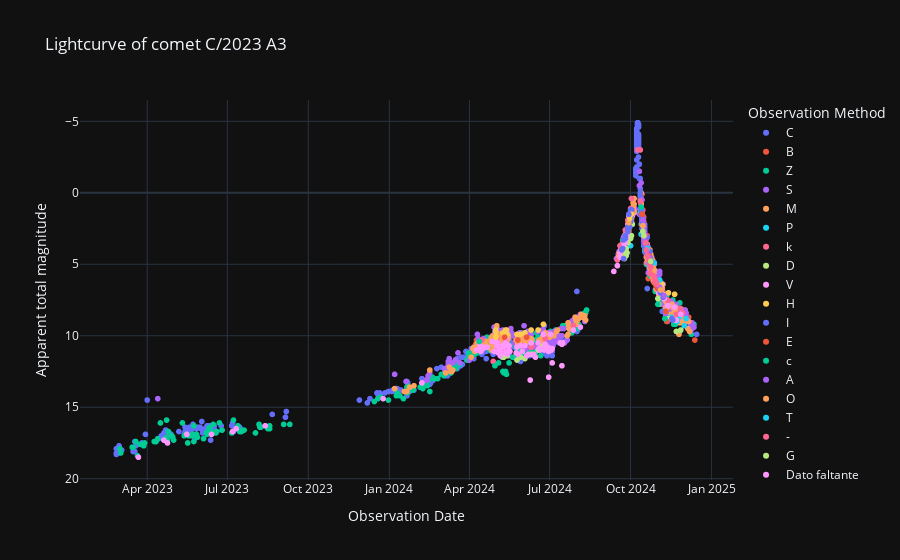

The code cell stored with this chart in its notebook:
### Code cell
# Curva de luz cruda.
labels = {'obs_date':'Observation Date','magnitude':'Apparent total magnitude', 'obs_method_key' : 'Observation Method'}
fig = px.scatter(curva_de_luz_cruda_df, x='obs_date', y='magnitude', color='obs_method_key', template= 'plotly_dark', labels= labels, title= f'Lightcurve of comet {nombre_cometa}')
fig.update_yaxes(autorange="reversed")
fig.show()

### Figure 1 — Plotly figure (JSON) as saved in the notebook; plotly's stock layout.template omitted (floating-point values rounded to 4 significant figures; data arrays with more than 128 entries replaced by an {"elided": "..."} marker saying what was removed)
{"data": [{"hovertemplate": "Observation Method=C<br>Observation Date=%{x}<br>Apparent total magnitude=%{y}<extra></extra>", "legendgroup": "C", "marker": {"color": "#636efa", "symbol": "circle"}, "mode": "markers", "name": "C", "showlegend": true, "type": "scattergl", "x": {"elided": "583 str values"}, "xaxis": "x", "y": {"elided": "583 float values"}, "yaxis": "y"}, {"hovertemplate": "Observation Method=B<br>Observation Date=%{x}<br>Apparent total magnitude=%{y}<extra></extra>", "legendgroup": "B", "marker": {"color": "#EF553B", "symbol": "circle"}, "mode": "markers", "name": "B", "showlegend": true, "type": "scattergl", "x": {"elided": "157 str values"}, "xaxis": "x", "y": {"elided": "157 float values"}, "yaxis": "y"}, {"hovertemplate": "Observation Method=Z<br>Observation Date=%{x}<br>Apparent total magnitude=%{y}<extra></extra>", "legendgroup": "Z", "marker": {"color": "#00cc96", "symbol": "circle"}, "mode": "markers", "name": "Z", "showlegend": true, "type": "scattergl", "x": {"elided": "347 str values"}, "xaxis": "x", "y": {"elided": "347 float values"}, "yaxis": "y"}, {"hovertemplate": "Observation Method=S<br>Observation Date=%{x}<br>Apparent total magnitude=%{y}<extra></extra>", "legendgroup": "S", "marker": {"color": "#ab63fa", "symbol": "circle"}, "mode": "markers", "name": "S", "showlegend": true, "type": "scattergl", "x": {"elided": "424 str values"}, "xaxis": "x", "y": {"elided": "424 float values"}, "yaxis": "y"}, {"hovertemplate": "Observation Method=M<br>Observation Date=%{x}<br>Apparent total magnitude=%{y}<extra></extra>", "legendgroup": "M", "marker": {"color": "#FFA15A", "symbol": "circle"}, "mode": "markers", "name": "M", "showlegend": true, "type": "scattergl", "x": {"elided": "516 str values"}, "xaxis": "x", "y": {"elided": "516 float values"}, "yaxis": "y"}, {"hovertemplate": "Observation Method=P<br>Observation Date=%{x}<br>Apparent total magnitude=%{y}<extra></extra>", "legendgroup": "P", "marker": {"color": "#19d3f3", "symbol": "circle"}, "mode": "markers", "name": "P", "showlegend": true, "type": "scattergl", "x": ["2024-12-03T00:00:00", "2024-12-01T00:00:00", "2024-11-25T00:00:00", "2024-11-23T00:00:00", "2024-11-21T00:00:00", "2024-11-16T00:00:00", "2024-10-28T00:00:00", "2024-10-22T00:00:00", "2024-10-20T00:00:00", "2024-10-16T00:00:00", "2024-10-16T00:00:00", "2024-10-15T00:00:00", "2024-10-14T00:00:00", "2024-10-14T00:00:00", "2024-10-13T00:00:00", "2024-10-13T00:00:00", "2024-10-12T00:00:00", "2024-10-01T00:00:00"], "xaxis": "x", "y": [8.8, 9.3, 8.7, 9, 8.9, 8.7, 4.9, 4.2, 4.2, 3.7, 3.2, 2.6, 2.2, 1.8, 2.9, 1, 1.3, 3.7], "yaxis": "y"}, {"hovertemplate": "Observation Method=k<br>Observation Date=%{x}<br>Apparent total magnitude=%{y}<extra></extra>", "legendgroup": "k", "marker": {"color": "#FF6692", "symbol": "circle"}, "mode": "markers", "name": "k", "showlegend": true, "type": "scattergl", "x": ["2024-11-29T00:00:00", "2024-11-28T00:00:00", "2024-11-27T00:00:00", "2024-11-22T00:00:00", "2024-11-12T00:00:00", "2024-11-01T00:00:00", "2024-10-28T00:00:00", "2024-10-24T00:00:00", "2024-10-23T00:00:00", "2024-10-20T00:00:00", "2024-10-19T00:00:00", "2024-10-03T00:00:00", "2024-10-02T00:00:00", "2024-10-01T00:00:00", "2024-09-29T00:00:00", "2024-09-28T00:00:00", "2024-09-27T00:00:00", "2024-09-26T00:00:00", "2024-09-26T00:00:00", "2024-09-25T00:00:00", "2024-09-25T00:00:00", "2024-09-25T00:00:00", "2024-09-24T00:00:00", "2024-09-21T00:00:00", "2024-09-19T00:00:00", "2024-09-19T00:00:00", "2024-09-16T00:00:00", "2024-07-28T00:00:00", "2024-06-26T00:00:00", "2024-06-11T00:00:00", "2024-06-10T00:00:00", "2024-05-31T00:00:00", "2024-05-13T00:00:00", "2024-05-13T00:00:00", "2024-05-13T00:00:00", "2024-05-12T00:00:00", "2024-05-12T00:00:00", "2024-05-12T00:00:00", "2024-05-12T00:00:00", "2024-05-07T00:00:00", "2024-05-03T00:00:00", "2024-05-02T00:00:00", "2024-05-01T00:00:00", "2024-05-01T00:00:00", "2024-04-28T00:00:00", "2024-04-15T00:00:00"], "xaxis": "x", "y": [8.4, 8.5, 8.1, 8.5, 7.5, 6.2, 6.3, 5.7, 5.6, 4.2, 4.9, 1.2, 0.4, 1.1, 1.5, 1.9, 2.5, 2.6, 2.7, 3.1, 3.1, 2.6, 3.2, 3.6, 4.1, 3.7, 4.7, 9.3, 10.2, 10.7, 10.8, 10.7, 10.9, 9.6, 9.8, 10, 10.2, 10.2, 10.4, 10.9, 10.8, 10.2, 9.9, 10.1, 11.8, 10.3], "yaxis": "y"}, {"hovertemplate": "Observation Method=D<br>Observation Date=%{x}<br>Apparent total magnitude=%{y}<extra></extra>", "legendgroup": "D", "marker": {"color": "#B6E880", "symbol": "circle"}, "mode": "markers", "name": "D", "showlegend": true, "type": "scattergl", "x": ["2024-11-27T00:00:00", "2024-11-22T00:00:00", "2024-11-20T00:00:00", "2024-11-13T00:00:00", "2024-11-02T00:00:00", "2024-11-01T00:00:00", "2024-10-03T00:00:00", "2024-10-02T00:00:00", "2024-10-01T00:00:00", "2024-09-28T00:00:00", "2024-09-27T00:00:00", "2024-09-26T00:00:00", "2024-09-26T00:00:00", "2024-09-25T00:00:00", "2024-09-25T00:00:00", "2024-09-25T00:00:00", "2024-09-24T00:00:00", "2024-06-24T00:00:00", "2024-06-18T00:00:00", "2024-06-10T00:00:00", "2024-06-03T00:00:00", "2024-05-29T00:00:00", "2024-05-25T00:00:00", "2024-05-14T00:00:00", "2024-05-13T00:00:00", "2024-05-10T00:00:00", "2024-05-09T00:00:00"], "xaxis": "x", "y": [9.6, 9.7, 8.9, 8.8, 7.8, 7.4, 2.2, 3, 3.2, 3.5, 4.2, 3.9, 4.4, 4.1, 4.4, 4.1, 4.6, 10.7, 11, 11.3, 11.6, 11.5, 11.7, 11.4, 10.6, 11.5, 11.5], "yaxis": "y"}, {"hovertemplate": "Observation Method=V<br>Observation Date=%{x}<br>Apparent total magnitude=%{y}<extra></extra>", "legendgroup": "V", "marker": {"color": "#FF97FF", "symbol": "circle"}, "mode": "markers", "name": "V", "showlegend": true, "type": "scattergl", "x": ["2024-11-27T00:00:00", "2024-11-22T00:00:00", "2024-11-20T00:00:00", "2024-11-13T00:00:00", "2024-11-12T00:00:00", "2024-11-08T00:00:00", "2024-11-06T00:00:00", "2024-11-02T00:00:00", "2024-11-01T00:00:00", "2024-10-28T00:00:00", "2024-10-20T00:00:00", "2024-10-16T00:00:00", "2024-10-15T00:00:00", "2024-10-03T00:00:00", "2024-10-02T00:00:00", "2024-10-01T00:00:00", "2024-09-30T00:00:00", "2024-09-29T00:00:00", "2024-09-28T00:00:00", "2024-09-27T00:00:00", "2024-09-26T00:00:00", "2024-09-26T00:00:00", "2024-09-25T00:00:00", "2024-09-25T00:00:00", "2024-09-25T00:00:00", "2024-09-24T00:00:00", "2024-09-21T00:00:00", "2024-09-19T00:00:00", "2024-09-19T00:00:00", "2024-09-16T00:00:00", "2024-09-12T00:00:00", "2024-08-05T00:00:00", "2024-07-28T00:00:00", "2024-07-16T00:00:00", "2024-07-15T00:00:00", "2024-07-15T00:00:00", "2024-07-13T00:00:00", "2024-07-04T00:00:00", "2024-07-04T00:00:00", "2024-07-03T00:00:00", "2024-07-02T00:00:00", "2024-07-02T00:00:00", "2024-06-30T00:00:00", "2024-06-30T00:00:00", "2024-06-29T00:00:00", "2024-06-28T00:00:00", "2024-06-26T00:00:00", "2024-06-25T00:00:00", "2024-06-24T00:00:00", "2024-06-24T00:00:00", "2024-06-23T00:00:00", "2024-06-20T00:00:00", "2024-06-19T00:00:00", "2024-06-18T00:00:00", "2024-06-15T00:00:00", "2024-06-13T00:00:00", "2024-06-10T00:00:00", "2024-06-09T00:00:00", "2024-06-07T00:00:00", "2024-06-05T00:00:00", "2024-06-03T00:00:00", "2024-05-31T00:00:00", "2024-05-29T00:00:00", "2024-05-26T00:00:00", "2024-05-25T00:00:00", "2024-05-24T00:00:00", "2024-05-17T00:00:00", "2024-05-16T00:00:00", "2024-05-16T00:00:00", "2024-05-15T00:00:00", "2024-05-14T00:00:00", "2024-05-14T00:00:00", "2024-05-13T00:00:00", "2024-05-12T00:00:00", "2024-05-11T00:00:00", "2024-05-10T00:00:00", "2024-05-10T00:00:00", "2024-05-09T00:00:00", "2024-05-07T00:00:00", "2024-05-06T00:00:00", "2024-05-05T00:00:00", "2024-05-04T00:00:00", "2024-05-03T00:00:00", "2024-05-03T00:00:00", "2024-05-02T00:00:00", "2024-05-01T00:00:00", "2024-04-29T00:00:00", "2024-04-27T00:00:00", "2024-04-21T00:00:00", "2024-04-20T00:00:00", "2024-04-17T00:00:00", "2024-04-16T00:00:00", "2024-04-15T00:00:00", "2024-04-15T00:00:00", "2024-04-14T00:00:00", "2024-04-13T00:00:00", "2024-04-13T00:00:00", "2024-04-09T00:00:00", "2024-02-07T00:00:00", "2023-12-25T00:00:00", "2023-08-13T00:00:00", "2023-07-11T00:00:00", "2023-07-07T00:00:00", "2023-06-13T00:00:00", "2023-05-16T00:00:00", "2023-04-24T00:00:00", "2023-04-20T00:00:00", "2023-03-22T00:00:00"], "xaxis": "x", "y": [8.5, 8.9, 8, 7.9, 7.9, 7.4, 7.1, 7, 6.5, 6, 4.2, 3, 2.5, 1.6, 1.2, 1.7, 1.9, 1.6, 2.2, 2.9, 3.2, 3, 3.4, 3.4, 3.2, 3.6, 4, 4.2, 4.5, 5.1, 5.5, 9.4, 9.6, 10.5, 10.6, 12.1, 10.5, 10.9, 11.9, 11, 10.9, 9.9, 11.1, 12.9, 10.8, 10.9, 10.6, 11, 10.9, 9.9, 10.9, 11, 10.9, 10.5, 11.5, 11.3, 10.5, 13.1, 11.3, 11.4, 10.7, 11.1, 10.7, 11.3, 10.8, 11.2, 11.1, 11.1, 10.7, 11.1, 10.7, 11.3, 10.1, 10.5, 11.2, 10.7, 10.8, 10.7, 11.2, 11.4, 11, 11.2, 10.5, 10.6, 10.7, 10.4, 11.1, 10.4, 10.8, 10.8, 10.8, 10.9, 10.8, 10.8, 11.1, 11, 10.7, 11, 13.3, 14.4, 16.3, 16.5, 16.7, 16.9, 16.9, 17.5, 17.3, 18.5], "yaxis": "y"}, {"hovertemplate": "Observation Method=H<br>Observation Date=%{x}<br>Apparent total magnitude=%{y}<extra></extra>", "legendgroup": "H", "marker": {"color": "#FECB52", "symbol": "circle"}, "mode": "markers", "name": "H", "showlegend": true, "type": "scattergl", "x": ["2024-11-20T00:00:00", "2024-11-13T00:00:00", "2024-11-06T00:00:00", "2024-11-02T00:00:00", "2024-06-24T00:00:00", "2024-06-18T00:00:00", "2024-06-10T00:00:00", "2024-06-03T00:00:00", "2024-05-29T00:00:00", "2024-05-25T00:00:00", "2024-05-14T00:00:00", "2024-05-13T00:00:00", "2024-05-13T00:00:00", "2024-05-12T00:00:00", "2024-05-12T00:00:00", "2024-05-10T00:00:00", "2024-05-09T00:00:00", "2024-05-01T00:00:00", "2024-05-01T00:00:00", "2024-05-01T00:00:00", "2024-05-01T00:00:00"], "xaxis": "x", "y": [7.1, 7, 6.4, 6.1, 9.2, 9.6, 9.6, 9.8, 9.9, 9.9, 9.9, 9.6, 10, 9.6, 10, 9.9, 9.8, 9.6, 10, 9.7, 10.1], "yaxis": "y"}, {"hovertemplate": "Observation Method=I<br>Observation Date=%{x}<br>Apparent total magnitude=%{y}<extra></extra>", "legendgroup": "I", "marker": {"color": "#636efa", "symbol": "circle"}, "mode": "markers", "name": "I", "showlegend": true, "type": "scattergl", "x": ["2024-11-18T00:00:00", "2024-11-17T00:00:00", "2024-11-07T00:00:00", "2024-11-04T00:00:00", "2024-11-03T00:00:00", "2024-11-01T00:00:00", "2024-10-25T00:00:00", "2024-10-23T00:00:00", "2024-10-23T00:00:00", "2024-10-23T00:00:00", "2024-10-22T00:00:00", "2024-10-22T00:00:00", "2024-10-21T00:00:00", "2024-10-20T00:00:00", "2024-10-20T00:00:00", "2024-10-20T00:00:00", "2024-10-20T00:00:00", "2024-10-20T00:00:00", "2024-10-19T00:00:00", "2024-10-19T00:00:00", "2024-10-19T00:00:00", "2024-10-18T00:00:00", "2024-10-18T00:00:00", "2024-10-18T00:00:00", "2024-10-18T00:00:00", "2024-10-17T00:00:00", "2024-10-17T00:00:00", "2024-10-17T00:00:00", "2024-10-17T00:00:00", "2024-10-17T00:00:00", "2024-10-16T00:00:00", "2024-10-16T00:00:00", "2024-10-16T00:00:00", "2024-10-16T00:00:00", "2024-10-16T00:00:00", "2024-10-16T00:00:00", "2024-10-16T00:00:00", "2024-10-16T00:00:00", "2024-10-16T00:00:00", "2024-10-16T00:00:00", "2024-10-15T00:00:00", "2024-10-15T00:00:00", "2024-10-15T00:00:00", "2024-10-15T00:00:00", "2024-10-15T00:00:00", "2024-10-15T00:00:00", "2024-10-15T00:00:00", "2024-10-15T00:00:00", "2024-10-14T00:00:00", "2024-10-14T00:00:00", "2024-10-14T00:00:00", "2024-10-14T00:00:00", "2024-10-14T00:00:00", "2024-10-14T00:00:00", "2024-10-13T00:00:00", "2024-10-13T00:00:00", "2024-10-13T00:00:00", "2024-10-13T00:00:00", "2024-10-13T00:00:00", "2024-10-13T00:00:00", "2024-10-13T00:00:00", "2024-10-13T00:00:00", "2024-10-13T00:00:00", "2024-10-13T00:00:00", "2024-10-13T00:00:00", "2024-10-13T00:00:00", "2024-10-12T00:00:00", "2024-10-12T00:00:00", "2024-10-12T00:00:00", "2024-10-12T00:00:00", "2024-10-11T00:00:00", "2024-10-11T00:00:00", "2024-10-10T00:00:00", "2024-10-08T00:00:00", "2024-10-02T00:00:00", "2024-10-02T00:00:00", "2024-10-02T00:00:00", "2024-10-02T00:00:00", "2024-10-01T00:00:00", "2024-10-01T00:00:00", "2024-10-01T00:00:00", "2024-10-01T00:00:00", "2024-10-01T00:00:00", "2024-10-01T00:00:00", "2024-10-01T00:00:00", "2024-09-30T00:00:00", "2024-09-30T00:00:00", "2024-09-30T00:00:00", "2024-09-29T00:00:00", "2024-09-29T00:00:00", "2024-09-29T00:00:00", "2024-09-29T00:00:00", "2024-09-28T00:00:00", "2024-09-28T00:00:00", "2024-09-28T00:00:00", "2024-09-28T00:00:00", "2024-09-28T00:00:00", "2024-09-25T00:00:00", "2024-09-25T00:00:00", "2024-09-25T00:00:00", "2024-09-23T00:00:00", "2024-09-23T00:00:00", "2024-09-22T00:00:00", "2024-09-21T00:00:00"], "xaxis": "x", "y": [8.9, 8.8, 7.3, 7, 6.8, 6.7, 4.8, 4.6, 4.5, 4.1, 4.7, 4.6, 4.5, 4.3, 4.2, 4.2, 4.3, 3.1, 3.6, 3.7, 4, 4.2, 3.4, 3.7, 4, 3.8, 3.7, 2.6, 3.3, 3.5, 3.6, 3.2, 2.7, 3.5, 3.1, 2.6, 3.2, 3, 3.1, 2.5, 2, 2.5, 3, 3, 2, 1.9, 2.7, 2.5, 1.6, 1.8, 2, 2, 1.9, 2.5, 1.5, 1.5, 1.2, 1, 0.5, 1, 1, 1, 0.4, 1, 1.1, 1.2, 0.3, 0, 0, 0.2, -1, -2, -2.5, -1.8, 1.6, 1.2, 1.5, 1.5, 1.2, 1.8, 2, 1.9, 2, 2, 2, 2, 2, 2.4, 2.1, 2.3, 2.3, 2.2, 2.4, 2.5, 2.7, 2.7, 2.5, 3, 3, 3.2, 3.3, 4.6, 3.9, 4], "yaxis": "y"}, {"hovertemplate": "Observation Method=E<br>Observation Date=%{x}<br>Apparent total magnitude=%{y}<extra></extra>", "legendgroup": "E", "marker": {"color": "#EF553B", "symbol": "circle"}, "mode": "markers", "name": "E", "showlegend": true, "type": "scattergl", "x": ["2024-11-11T00:00:00", "2024-11-10T00:00:00", "2024-11-02T00:00:00", "2024-10-31T00:00:00", "2024-10-30T00:00:00", "2024-10-29T00:00:00", "2024-10-23T00:00:00", "2024-10-22T00:00:00", "2024-10-14T00:00:00", "2024-05-11T00:00:00"], "xaxis": "x", "y": [9, 8.3, 6.7, 6.6, 6.5, 6.3, 4.8, 4.4, 1.5, 10.1], "yaxis": "y"}, {"hovertemplate": "Observation Method=c<br>Observation Date=%{x}<br>Apparent total magnitude=%{y}<extra></extra>", "legendgroup": "c", "marker": {"color": "#00cc96", "symbol": "circle"}, "mode": "markers", "name": "c", "showlegend": true, "type": "scattergl", "x": ["2024-11-09T00:00:00", "2024-11-01T00:00:00", "2024-10-13T00:00:00", "2024-05-16T00:00:00", "2024-05-13T00:00:00", "2024-05-12T00:00:00", "2024-05-10T00:00:00", "2024-05-09T00:00:00", "2024-05-04T00:00:00", "2024-04-30T00:00:00", "2024-04-12T00:00:00"], "xaxis": "x", "y": [8.8, 7.8, 1, 11.9, 12.7, 12.5, 12.6, 12.5, 11.9, 12.1, 10.4], "yaxis": "y"}, {"hovertemplate": "Observation Method=A<br>Observation Date=%{x}<br>Apparent total magnitude=%{y}<extra></extra>", "legendgroup": "A", "marker": {"color": "#ab63fa", "symbol": "circle"}, "mode": "markers", "name": "A", "showlegend": true, "type": "scattergl", "x": ["2024-11-08T00:00:00", "2024-11-03T00:00:00", "2024-11-02T00:00:00", "2024-10-24T00:00:00", "2024-10-22T00:00:00", "2024-10-20T00:00:00", "2024-10-19T00:00:00", "2024-10-18T00:00:00", "2024-10-18T00:00:00", "2024-10-17T00:00:00", "2024-10-16T00:00:00", "2024-10-16T00:00:00", "2024-10-16T00:00:00", "2024-10-15T00:00:00", "2024-10-14T00:00:00", "2024-10-13T00:00:00"], "xaxis": "x", "y": [7.2, 6.6, 5.8, 4.9, 4.5, 3.8, 4.1, 3.6, 3.4, 2.8, 2.5, 3.3, 2.2, 1.9, 0.5, -0.7], "yaxis": "y"}, {"hovertemplate": "Observation Method=O<br>Observation Date=%{x}<br>Apparent total magnitude=%{y}<extra></extra>", "legendgroup": "O", "marker": {"color": "#FFA15A", "symbol": "circle"}, "mode": "markers", "name": "O", "showlegend": true, "type": "scattergl", "x": ["2024-11-04T00:00:00", "2024-10-30T00:00:00", "2024-10-28T00:00:00", "2024-10-27T00:00:00", "2024-10-22T00:00:00", "2024-10-21T00:00:00", "2024-10-15T00:00:00", "2024-09-29T00:00:00"], "xaxis": "x", "y": [6.8, 6.3, 6, 5.9, 5, 4.8, 2.3, 2.1], "yaxis": "y"}, {"hovertemplate": "Observation Method=T<br>Observation Date=%{x}<br>Apparent total magnitude=%{y}<extra></extra>", "legendgroup": "T", "marker": {"color": "#19d3f3", "symbol": "circle"}, "mode": "markers", "name": "T", "showlegend": true, "type": "scattergl", "x": ["2024-11-03T00:00:00", "2024-10-21T00:00:00", "2024-10-20T00:00:00"], "xaxis": "x", "y": [6.1, 5, 3.9], "yaxis": "y"}, {"hovertemplate": "Observation Method=-<br>Observation Date=%{x}<br>Apparent total magnitude=%{y}<extra></extra>", "legendgroup": "-", "marker": {"color": "#FF6692", "symbol": "circle"}, "mode": "markers", "name": "-", "showlegend": true, "type": "scattergl", "x": ["2024-10-31T00:00:00", "2024-10-30T00:00:00", "2024-10-29T00:00:00", "2024-10-28T00:00:00", "2024-10-28T00:00:00", "2024-10-27T00:00:00", "2024-10-24T00:00:00", "2024-10-22T00:00:00", "2024-10-22T00:00:00", "2024-10-20T00:00:00", "2024-10-19T00:00:00", "2024-10-18T00:00:00", "2024-10-17T00:00:00", "2024-10-12T00:00:00", "2024-10-12T00:00:00", "2024-10-12T00:00:00", "2024-10-12T00:00:00", "2024-10-09T00:00:00"], "xaxis": "x", "y": [6.4, 6.2, 6.1, 6, 5.9, 5.8, 5.2, 5, 4.7, 4.4, 4, 3.5, 3, 0.6, 0.6, -3, -3, -3], "yaxis": "y"}, {"hovertemplate": "Observation Method=G<br>Observation Date=%{x}<br>Apparent total magnitude=%{y}<extra></extra>", "legendgroup": "G", "marker": {"color": "#B6E880", "symbol": "circle"}, "mode": "markers", "name": "G", "showlegend": true, "type": "scattergl", "x": ["2024-10-24T00:00:00", "2024-10-16T00:00:00", "2024-10-15T00:00:00"], "xaxis": "x", "y": [4.8, 3, 2.7], "yaxis": "y"}, {"hovertemplate": "Observation Method=Dato faltante<br>Observation Date=%{x}<br>Apparent total magnitude=%{y}<extra></extra>", "legendgroup": "Dato faltante", "marker": {"color": "#FF97FF", "symbol": "circle"}, "mode": "markers", "name": "Dato faltante", "showlegend": true, "type": "scattergl", "x": ["2024-10-16T00:00:00"], "xaxis": "x", "y": [null], "yaxis": "y"}, {"hovertemplate": "Observation Method=t<br>Observation Date=%{x}<br>Apparent total magnitude=%{y}<extra></extra>", "legendgroup": "t", "marker": {"color": "#FECB52", "symbol": "circle"}, "mode": "markers", "name": "t", "showlegend": true, "type": "scattergl", "x": ["2024-10-02T00:00:00", "2024-09-30T00:00:00"], "xaxis": "x", "y": [1.5, 1.8], "yaxis": "y"}, {"hovertemplate": "Observation Method=i<br>Observation Date=%{x}<br>Apparent total magnitude=%{y}<extra></extra>", "legendgroup": "i", "marker": {"color": "#636efa", "symbol": "circle"}, "mode": "markers", "name": "i", "showlegend": true, "type": "scattergl", "x": ["2024-09-29T00:00:00"], "xaxis": "x", "y": [1.5], "yaxis": "y"}, {"hovertemplate": "Observation Method=d<br>Observation Date=%{x}<br>Apparent total magnitude=%{y}<extra></extra>", "legendgroup": "d", "marker": {"color": "#EF553B", "symbol": "circle"}, "mode": "markers", "name": "d", "showlegend": true, "type": "scattergl", "x": ["2024-06-05T00:00:00", "2024-05-26T00:00:00"], "xaxis": "x", "y": [10.1, 10.3], "yaxis": "y"}], "layout": {"legend": {"title": {"text": "Observation Method"}, "tracegroupgap": 0}, "title": {"text": "Lightcurve of comet C/2023 A3"}, "xaxis": {"anchor": "y", "domain": [0, 1], "title": {"text": "Observation Date"}}, "yaxis": {"anchor": "x", "autorange": "reversed", "domain": [0, 1], "title": {"text": "Apparent total magnitude"}}}}
